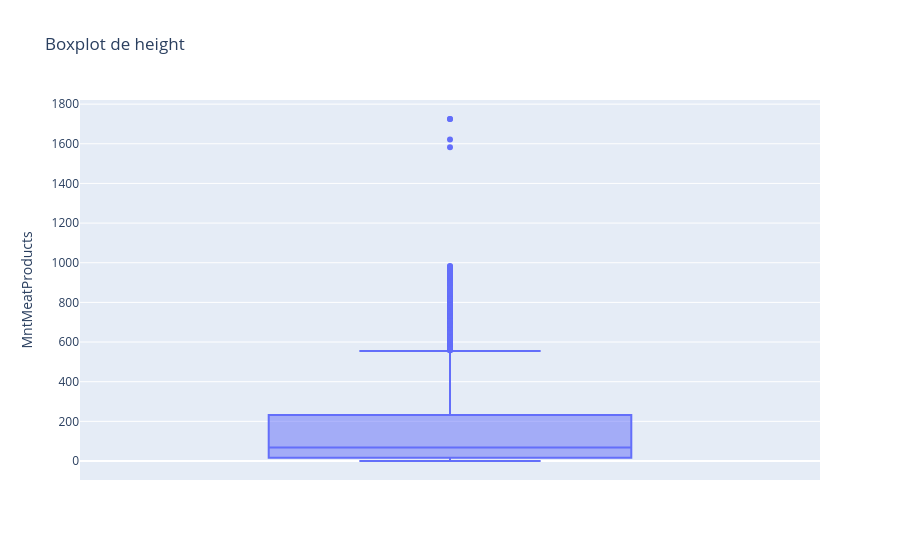

Notebook code cell kept with this figure:
### Code cell
fig = px.box(df, y='MntMeatProducts', title='Boxplot de MntMeatProducts')
fig.show()

### Figure 1 — Plotly figure (JSON) as saved in the notebook; plotly's stock layout.template omitted (floating-point values rounded to 4 significant figures; data arrays with more than 128 entries replaced by an {"elided": "..."} marker saying what was removed)
{"data": [{"alignmentgroup": "True", "hovertemplate": "MntMeatProducts=%{y}<extra></extra>", "legendgroup": "", "marker": {"color": "#636efa"}, "name": "", "notched": false, "offsetgroup": "", "orientation": "v", "showlegend": false, "type": "box", "x0": " ", "xaxis": "x", "y": {"elided": "2216 int values"}, "y0": " ", "yaxis": "y"}], "layout": {"boxmode": "group", "legend": {"tracegroupgap": 0}, "title": {"text": "Boxplot de height"}, "xaxis": {"anchor": "y", "domain": [0, 1]}, "yaxis": {"anchor": "x", "domain": [0, 1], "title": {"text": "MntMeatProducts"}}}}
